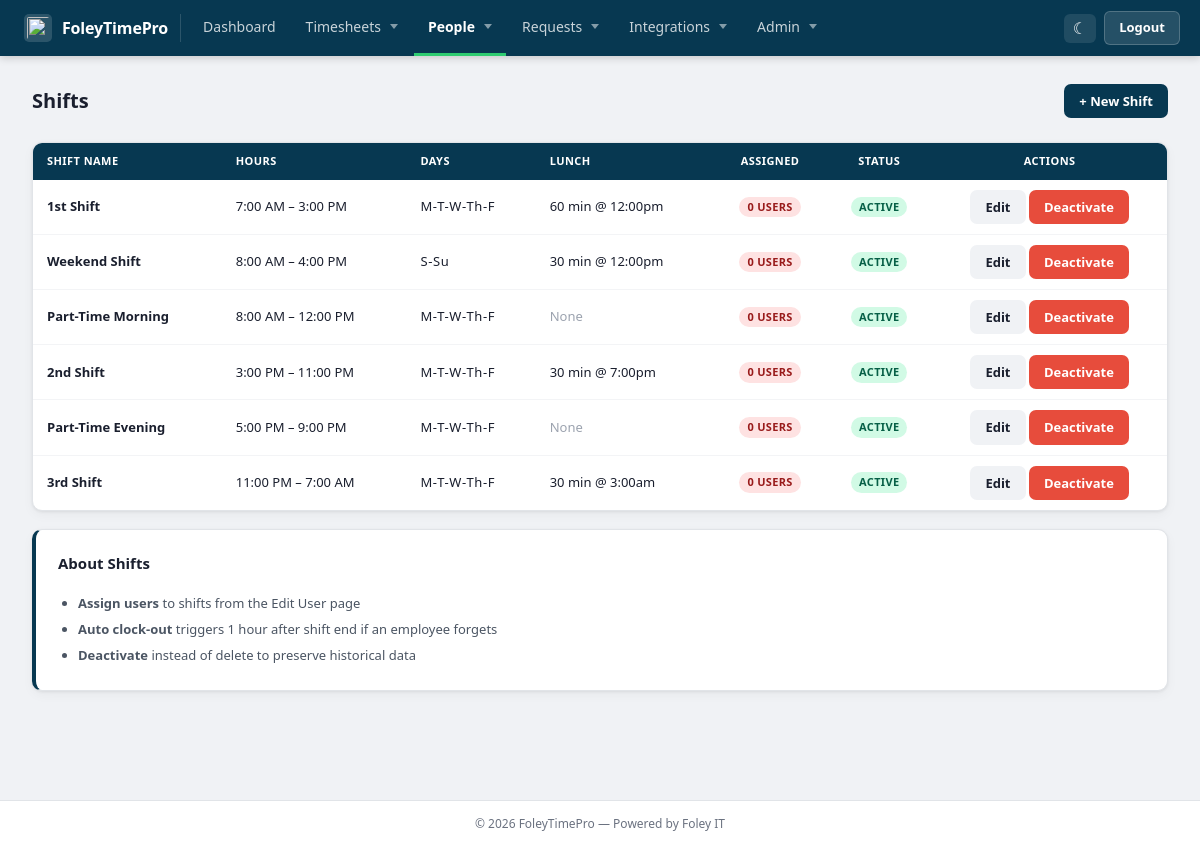
The page /admin/manage_shifts.php (signed in) on the database its author committed.
### tables this page shows
CREATE TABLE `branding` (
  `ID` int(11) NOT NULL AUTO_INCREMENT,
  `CompanyName` varchar(255) NOT NULL DEFAULT 'FoleyTimePro',
  `LogoPath` varchar(255) DEFAULT NULL,
  `FaviconPath` varchar(255) DEFAULT NULL,
  `PrimaryColor` varchar(7) DEFAULT '#073851',
  `SecondaryColor` varchar(7) DEFAULT '#2ecc71',
  `AccentColor` varchar(7) DEFAULT '#e74c3c',
  `LoginBackground` varchar(255) DEFAULT NULL,
  `EmailSignature` text DEFAULT NULL,
  `ContactEmail` varchar(255) DEFAULT NULL,
  `ContactPhone` varchar(20) DEFAULT NULL,
  `Address` text DEFAULT NULL,
  `Timezone` varchar(50) DEFAULT 'America/Chicago',
  `DateFormat` varchar(20) DEFAULT 'MM/DD/YYYY',
  `TimeFormat` enum('12h','24h') DEFAULT '12h',
  `CreatedAt` datetime DEFAULT current_timestamp(),
  `UpdatedAt` datetime DEFAULT current_timestamp() ON UPDATE current_timestamp(),
  PRIMARY KEY (`ID`)
);

CREATE TABLE `shifts` (
  `ShiftID` int(11) NOT NULL AUTO_INCREMENT,
  `ShiftName` varchar(100) NOT NULL,
  `StartTime` time NOT NULL,
  `EndTime` time NOT NULL,
  `DaysOfWeek` varchar(50) NOT NULL,
  `LunchDuration` int(11) DEFAULT 0,
  `LunchStartTime` time DEFAULT NULL,
  `IsActive` tinyint(1) DEFAULT 1,
  `GracePeriodMinutes` int(11) NOT NULL DEFAULT 60,
  `AutoClockOut` tinyint(1) NOT NULL DEFAULT 0,
  `CreatedAt` datetime DEFAULT current_timestamp(),
  `UpdatedAt` datetime DEFAULT current_timestamp() ON UPDATE current_timestamp(),
  PRIMARY KEY (`ShiftID`),
  KEY `idx_active` (`IsActive`)
);

### functions/get_branding.php (called while the page is built, shortened)
<?php
function getBranding($conn = null, $forceRefresh = false) {
    if (!$forceRefresh && isset($_SESSION['branding_cache']) &&
        isset($_SESSION['branding_cache_time']) &&
        (time() - $_SESSION['branding_cache_time']) < 3600) {
        return $_SESSION['branding_cache'];
    }
    $branding = [
        'CompanyName' => 'FoleyTimePro',
        'LogoPath' => '/images/FoleyTimePro-logo.png',
        'FaviconPath' => '/images/FoleyTimePro-favicon.webp',
        'PrimaryColor' => '#3498db',
        'SecondaryColor' => '#2ecc71',
        'AccentColor' => '#e74c3c',
        'LoginBackground' => null,
        'EmailSignature' => null,
        'ContactEmail' => null,
        'ContactPhone' => null,
        'Address' => null,
        'Timezone' => 'America/Chicago',
        'DateFormat' => 'MM/DD/YYYY',
        'TimeFormat' => '12h'
    ];
    $result = $conn->query("SELECT * FROM branding LIMIT 1");
    if ($result && $result->num_rows > 0) {
        $branding = $result->fetch_assoc();
    }
    return $branding;
}
?>

### admin/manage_shifts.php (the view, shortened to what this page needs)
<?php
require_once __DIR__ . '/../functions/get_branding.php';
$branding = getBranding($conn);
$shiftsQuery = "
    SELECT
        s.*,
        COUNT(us.ID) as AssignedUsers
    FROM shifts s
    LEFT JOIN user_shifts us ON s.ShiftID = us.ShiftID
    GROUP BY s.ShiftID
    ORDER BY s.IsActive DESC, s.StartTime ASC
";
$shiftsResult = $conn->query($shiftsQuery);
function formatDays($daysJson) {
    $days = json_decode($daysJson, true);
    $dayAbbr = [
        'Mon' => 'M', 'Tue' => 'T', 'Wed' => 'W',
        'Thu' => 'Th', 'Fri' => 'F', 'Sat' => 'S', 'Sun' => 'Su'
    ];
    $formatted = array_map(function($day) use ($dayAbbr) {
        return $dayAbbr[$day] ?? $day;
    }, $days);
    return implode('-', $formatted);
}
?>
<?php include 'includes/header.php'; ?>
<div class="page-header">
  <h1>Shifts</h1>
  <a href="add_shift.php" class="btn btn-primary">+ New Shift</a>
</div>
<?php if ($shiftsResult && $shiftsResult->num_rows > 0): ?>
<div class="card" style="padding:0;overflow:hidden">
  <table class="data-table">
    <thead>
      <tr>
        <th>Shift Name</th>
        <th>Hours</th>
        <th>Days</th>
        <th>Lunch</th>
        <th style="text-align:center">Assigned</th>
        <th style="text-align:center">Status</th>
        <th style="text-align:center">Actions</th>
      </tr>
    </thead>
    <tbody>
      <?php while ($shift = $shiftsResult->fetch_assoc()): ?>
      <tr style="<?= $shift['IsActive'] ? '' : 'opacity:.55' ?>">
        <td><strong><?= htmlspecialchars($shift['ShiftName']) ?></strong></td>
        <td style="white-space:nowrap;font-size:13px">
          <?= date('g:i A', strtotime($shift['StartTime'])) ?> &ndash; <?= date('g:i A', strtotime($shift['EndTime'])) ?>
        </td>
        <td style="font-size:13px;letter-spacing:.05em"><?= htmlspecialchars(formatDays($shift['DaysOfWeek'])) ?></td>
        <td style="font-size:13px">
          <?php if ($shift['LunchDuration'] > 0): ?>
            <?= (int)$shift['LunchDuration'] ?> min<?= $shift['LunchStartTime'] ? ' @ '.date('g:ia', strtotime($shift['LunchStartTime'])) : '' ?>
          <?php else: ?>
            <span style="color:#9ca3af">None</span>
          <?php endif; ?>
        </td>
        <td style="text-align:center">
          <span class="badge <?= $shift['AssignedUsers'] > 0 ? 'badge-approved' : 'badge-inactive' ?>"><?= (int)$shift['AssignedUsers'] ?> user<?= $shift['AssignedUsers'] != 1 ? 's' : '' ?></span>
        </td>
        <td style="text-align:center">
          <?php if ($shift['IsActive']): ?>
            <span class="badge badge-approved">Active</span>
          <?php else: ?>
            <span class="badge badge-inactive">Inactive</span>
          <?php endif; ?>
        </td>
        <td style="text-align:center;white-space:nowrap">
          <a href="edit_shift.php?id=<?= $shift['ShiftID'] ?>" class="btn btn-sm btn-secondary">Edit</a>
          <?php if ($shift['IsActive']): ?>
            <form method="POST" style="display:inline" onsubmit="return confirm('Deactivate this shift?')">
              <button type="submit" name="delete_shift" class="btn btn-sm btn-danger">Deactivate</button>
            </form>
          <?php endif; ?>
        </td>
      </tr>
      <?php endwhile; ?>
    </tbody>
  </table>
</div>
<?php endif; ?>
<div class="card" style="margin-top:16px;border-left:4px solid #073851">
  <h2>About Shifts</h2>
  <ul style="margin:0;padding-left:20px;line-height:2;font-size:13px;color:#4b5563">
    <li><strong>Assign users</strong> to shifts from the Edit User page</li>
    <li><strong>Auto clock-out</strong> triggers 1 hour after shift end if an employee forgets</li>
    <li><strong>Deactivate</strong> instead of delete to preserve historical data</li>
  </ul>
</div>
<?php include 'includes/footer.php'; ?>

### admin/includes/header.php (shortened to what this page needs)
<?php
$branding    = getBranding($conn);
$adminTheme  = $_COOKIE['admin_theme'] ?? 'light';
$cur         = basename($_SERVER['PHP_SELF']);
$pendingEdits = (int)($conn->query("SELECT COUNT(*) c FROM pending_edits WHERE Status='Pending'")->fetch_assoc()['c'] ?? 0);
$pendingTO    = (int)($conn->query("SELECT COUNT(*) c FROM time_off_requests WHERE Status='Pending'")->fetch_assoc()['c'] ?? 0);
function navLink(string $href, string $label, array $matches, int $badge = 0): string {
    global $cur;
    $active = in_array($cur, $matches) ? ' active' : '';
    $b = $badge > 0 ? '<span class="anb">'.$badge.'</span>' : '';
    return '<a href="'.$href.'" class="'.$active.'">'.$label.$b.'</a>';
}
?>
<!DOCTYPE html>
<html lang="en" data-theme="<?= htmlspecialchars($adminTheme) ?>">
<head>
<link rel="stylesheet" href="../css/admin-layout.css">
</head>
<body>
<div class="a-wrap">
  <header class="a-nav">
    <div class="a-nav-left">
      <a href="dashboard.php" class="a-brand">
        <img src="<?= htmlspecialchars($branding['LogoPath']) ?>" alt="" class="a-brand-logo">
        <span><?= htmlspecialchars($branding['CompanyName']) ?></span>
      </a>
    </div>
    <nav class="a-nav-links" id="navLinks">
      <?= navLink('dashboard.php',       'Dashboard',    ['dashboard.php']) ?>
      <div class="a-dropdown">
        <button class="a-dropbtn<?= in_array($cur,['view_punches.php','summary.php','attendance.php']) ? ' active' : '' ?>">Timesheets</button>
      </div>
      <div class="a-dropdown">
        <button class="a-dropbtn<?= in_array($cur,['manage_users.php','add_user.php','edit_user.php','archived_users.php','manage_shifts.php','add_shift.php','edit_shift.php','manage_offices.php']) ? ' active' : '' ?>">People</button>
      </div>
      <div class="a-dropdown">
        <button class="a-dropbtn<?= in_array($cur,['time_off_requests.php','edits_timesheet.php']) ? ' active' : '' ?>">
          Requests<?php if ($pendingTO + $pendingEdits > 0): ?><span class="anb"><?= $pendingTO + $pendingEdits ?></span><?php endif; ?>
        </button>
      </div>
      <div class="a-dropdown">
        <button class="a-dropbtn<?= in_array($cur,['geofences.php','quickbooks.php']) ? ' active' : '' ?>">Integrations</button>
      </div>
      <div class="a-dropdown">
        <button class="a-dropbtn<?= in_array($cur,['reports.php','manage_admins.php','add_admin.php','edit_admin.php','settings.php','enable_2fa.php']) ? ' active' : '' ?>">Admin</button>
      </div>
    </nav>
    <div class="a-nav-right">
      <button class="a-theme-btn" id="themeBtn" title="Toggle dark mode">
        <span id="themeIcon"><?= $adminTheme === 'dark' ? '&#9728;' : '&#9790;' ?></span>
      </button>
      <a href="../logout.php" class="a-logout-btn">Logout</a>
    </div>
  </header>
  <main class="a-main">
    <div class="a-content">

### admin/includes/footer.php (shortened to what this page needs)
    </div>
  </main>
</div>
<footer class="a-footer">
  &copy; <?= date('Y') ?> <?= htmlspecialchars($branding['CompanyName']) ?> &mdash; Powered by Foley IT
</footer>
</body>
</html>

### rows shown on the page
branding: CompanyName "FoleyTimePro"
shifts: ShiftName "1st Shift", StartTime "7:00 AM", EndTime "3:00 PM", DaysOfWeek "M-T-W-Th-F", LunchDuration "60", LunchStartTime "12:00pm", AssignedUsers "0", IsActive "ACTIVE"
shifts: ShiftName "Weekend Shift", StartTime "8:00 AM", EndTime "4:00 PM", DaysOfWeek "S-Su", LunchDuration "30", LunchStartTime "12:00pm", AssignedUsers "0", IsActive "ACTIVE"
shifts: ShiftName "Part-Time Morning", StartTime "8:00 AM", EndTime "12:00 PM", DaysOfWeek "M-T-W-Th-F", LunchDuration "None", AssignedUsers "0", IsActive "ACTIVE"
shifts: ShiftName "2nd Shift", StartTime "3:00 PM", EndTime "11:00 PM", DaysOfWeek "M-T-W-Th-F", LunchDuration "30", LunchStartTime "7:00pm", AssignedUsers "0", IsActive "ACTIVE"
shifts: ShiftName "Part-Time Evening", StartTime "5:00 PM", EndTime "9:00 PM", DaysOfWeek "M-T-W-Th-F", LunchDuration "None", AssignedUsers "0", IsActive "ACTIVE"
shifts: ShiftName "3rd Shift", StartTime "11:00 PM", EndTime "7:00 AM", DaysOfWeek "M-T-W-Th-F", LunchDuration "30", LunchStartTime "3:00am", AssignedUsers "0", IsActive "ACTIVE"

### other values the page prints
$label "Dashboard"
